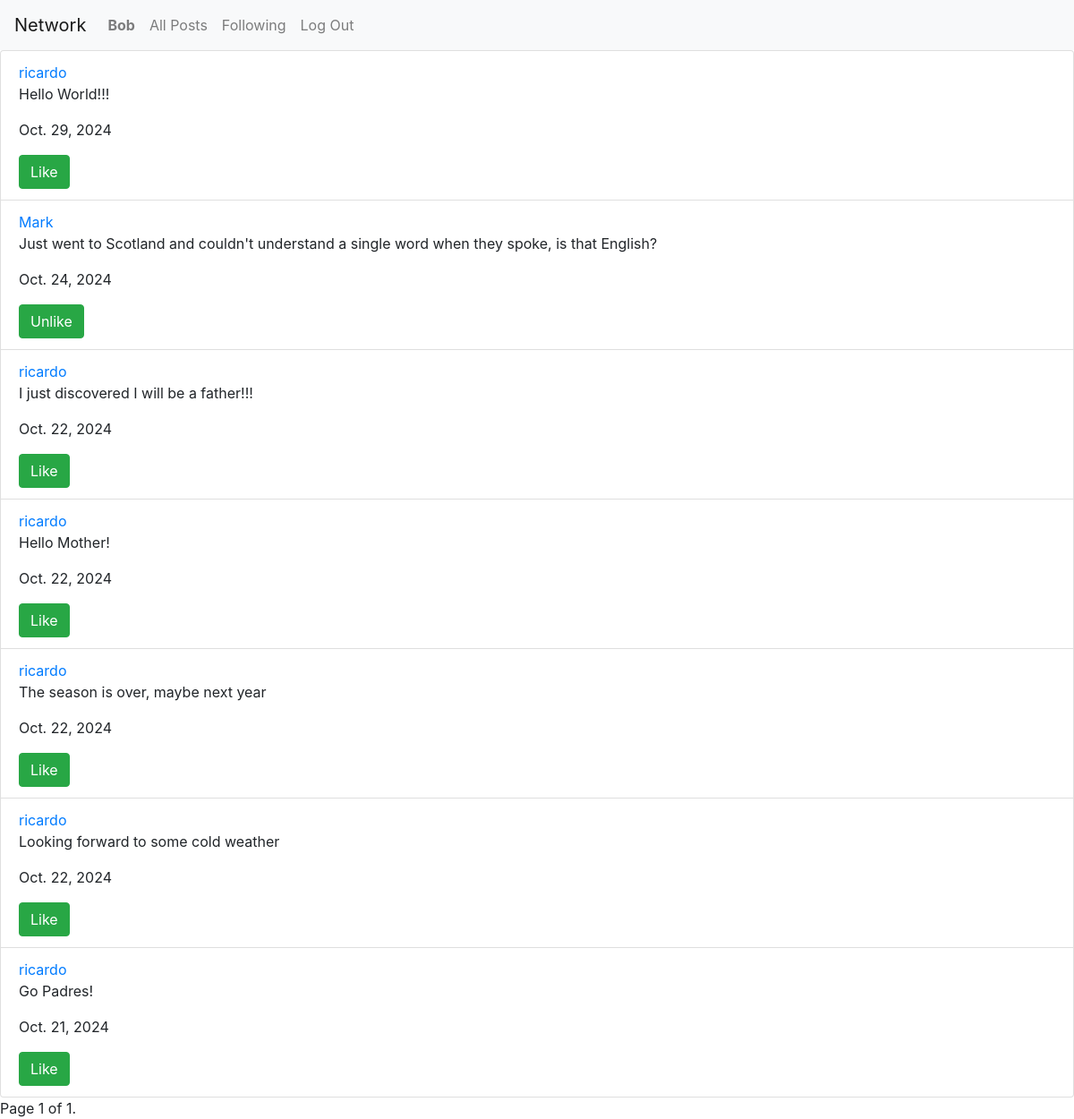
The app's page /following (signed in) with its own data.
### network/models.py (models this page shows, shortened)
class User(AbstractUser):
    pass

class Posts(models.Model):
    author = models.ForeignKey(User, on_delete=models.CASCADE, related_name="user_posts")
    comment_content =  models.CharField(max_length=400)
    date = models.DateField(auto_now_add=True)

### network/views.py (the view)
# urls.py: path("following", views.following, name="following"),
def following(request):
    user_self = request.user
    users_followed = Follow.objects.filter(user=user_self)
    all_posts = Posts.objects.all().order_by("-id")
    relevant_post = []
    for post in all_posts:
        for relation in users_followed:
            if post.author == relation.other_user:
                relevant_post.append(post)
    objects = relevant_post
    paginator = Paginator(objects, 10)
    page_number = request.GET.get('page')
    try:
        page_posts = paginator.page(page_number)
    except PageNotAnInteger:
        page_posts = paginator.page(1)
    except EmptyPage:
        page_posts = paginator.page(paginator.num_pages)
    likes = []
    try:
        list_of_likes = Likes.objects.filter(user=request.user)
        for positive_relation in list_of_likes:
            likes.append(positive_relation.post.id)
    except:
        likes = []
    return render(request, "network/following.html", {
        'page_posts': page_posts, 'likes':likes
    })

### network/templates/network/following.html (shortened to what this page needs)
{% extends "network/layout.html" %}
{% block body %}
    {% if user.is_authenticated %}
    <ul class="list-group">
        {% for post in page_posts %}
            <li class="list-group-item" data-post-id="{{ post.id }}">
                <a href="{% url 'profile' user=post.author %}">{{post.author}}</a>
                <p id="content_{{post.id}}">{{post.comment_content}}</p>
                <p>{{post.date}}</p>
                {% if user.is_authenticated %}
                    <div id="post_like_{{post.id}}">
                        {% if post.id in likes %}
                        <button onclick="Remove_like({{post.id}})" id="remove_like_button_{{post.id}}" class="btn btn-success">Unlike</button>
                        {% else %}
                        <button onclick="Add_like({{post.id}})" id="add_like_button_{{post.id}}" class="btn btn-success">Like</button>
                        {% endif %}
                    </div>
                {% endif %}
            </li>
        {% endfor %}
    </ul>
    <div class="pagination">
        <span class="step-links">
            <span class="current">
                Page {{ page_posts.number }} of {{ page_posts.paginator.num_pages }}.
            </span>
        </span>
    </div>
    {% endif %}
{% endblock %}

### network/templates/network/layout.html (shortened to what this page needs)
{% load static %}
<!DOCTYPE html>
<html lang="en">
    <head>
        <link rel="stylesheet" href="https://stackpath.bootstrapcdn.com/bootstrap/4.4.1/css/bootstrap.min.css">
        <link href="{% static 'network/styles.css' %}" rel="stylesheet">
    </head>
    <body>
        <nav class="navbar navbar-expand-lg navbar-light bg-light">
            <a class="navbar-brand" href="#">Network</a>
            <div>
              <ul class="navbar-nav mr-auto">
                {% if user.is_authenticated %}
                    <li class="nav-item">
                        <a class="nav-link" href="{% url 'profile' user=user.username %}"><strong>{{ user.username }}</strong></a>
                    </li>
                {% endif %}
                <li class="nav-item">
                  <a class="nav-link" href="{% url 'index' %}">All Posts</a>
                </li>
                {% if user.is_authenticated %}
                    <li class="nav-item">
                        <a class="nav-link" href="{% url 'following' %}">Following</a>
                    </li>
                    <li class="nav-item">
                        <a class="nav-link" href="{% url 'logout' %}">Log Out</a>
                    </li>
                {% endif %}
              </ul>
            </div>
          </nav>
        <div class="body">
            {% block body %}
            {% endblock %}
        </div>
    </body>
</html>

### records on screen
User: username "Bob"
Posts: author "ricardo", comment_content "Hello World!!!", date "Oct. 29, 2024"
Posts: author "Mark", comment_content "Just went to Scotland and couldn't understand a single word when they spoke, is that English?", date "Oct. 24, 2024"
Posts: author "ricardo", comment_content "I just discovered I will be a father!!!", date "Oct. 22, 2024"
Posts: author "ricardo", comment_content "Hello Mother!", date "Oct. 22, 2024"
Posts: author "ricardo", comment_content "The season is over, maybe next year", date "Oct. 22, 2024"
Posts: author "ricardo", comment_content "Looking forward to some cold weather", date "Oct. 22, 2024"
Posts: author "ricardo", comment_content "Go Padres!", date "Oct. 21, 2024"

### other values on screen
{{ page_posts.number }} "1"
{{ page_posts.paginator.num_pages }} "1"
